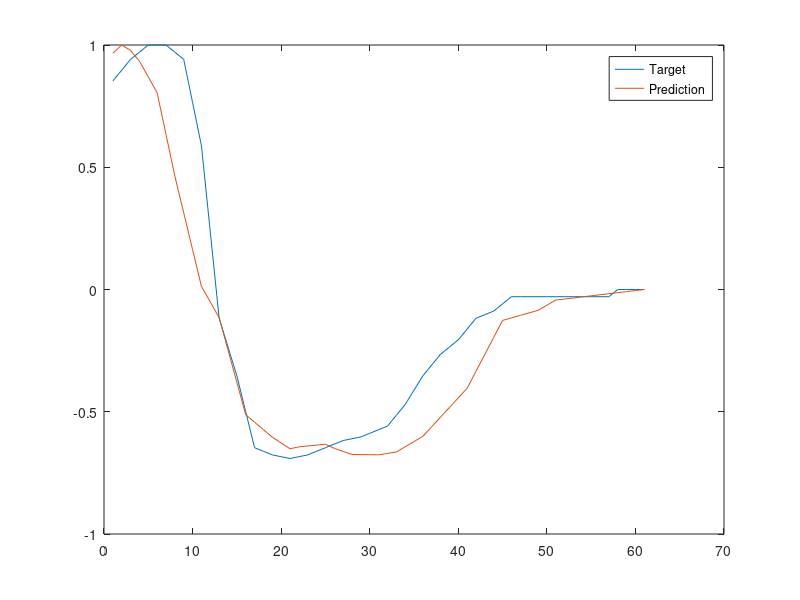

This chart was generated by the following MATLAB code:
%%File name: CircularDichroism.m
%%Author: Quintin T. Davis
%%Data extraction, verification, quality control: Lauren R. Johnson
%%completed as part of MOLB 4180, and submitted as part of a report on circular
%%dichroism for BE 4820, University of Wyoming
%%Description: Data come from MOLB 4180 proteins laboratory course

%%Version 1.0 simply added weighted components and user judgement
%%ascertained best fit
%%Version 1.1 added a calculation for mean square error, and optimized 
%%  by reiteration for a minimal MSE error
%%Version 1.3 added an algorithm to automatically extrapolate the data
%%for reference spectra, and commenting was improved.
%Revised 4/24/2010
%Revised 4/30/2010
%Revised 5/2/2012
clear all;
%creates a vector for x-axis, wavelength of light (nm)
lemp = [190,191,192.5,195,197,200,202,205,208,210,211,214,215,217,220,222,225,230,234,238,240,250]; %Greenfield and Fasman Data
lones = (190:1:250); %to match resolution (1 nm increments) from class data
%%Secondary structure standards created by visual observation of handout and normalized.%%
bShet1 = [22400,25300,30000,31900,30000,24300,19300,5700,-4700,-10800,-12100,-16400,-17900,-18400,-15700,-13800,-11400,-6400,3600,-1400,700,0];
aHelix1 = [74800,76900,73300,64300,44300,14300,0,-25000,-32600,-32400,-32100,-31000,-31400,-33100,-35300,-35700,-32400,-21900,-11400,-4300,-3300,0];
coil1 = [-32200,-34700,-37500,-41000,-41900,-36400,-25600,-14500,-3400,-1400,0,3500,4100,4600,4400,3900,2700,800,0,-140,-150,0];
%above data from Fasman and Greenfield 1969

%counters for empirical index (k) and by ones (c)
c = 1;
k = 1;
%this loop extrapolates between data obtained from Greenfield et al [2].to generate full dataset
while c < length(lones)
    if lones(c) == lemp(k)
        aHelix(c) = aHelix1(k);
        bShet(c) = bShet1(k);
        coil(c) = coil1(k);
        c = c+1;
    else
        while lones(c) < lemp(k)
               aHelix(c) = (((lemp(k)-lemp(k-1)) - (lemp(k)-lones(c)))/ (lemp(k)-lemp(k-1))) * (aHelix1(k)-aHelix1(k-1)) + aHelix1(k-1);
               bShet(c) = (((lemp(k)-lemp(k-1)) - (lemp(k)-lones(c)))/ (lemp(k)-lemp(k-1))) * (bShet1(k)-bShet1(k-1)) + bShet1(k-1);
               coil(c) = (((lemp(k)-lemp(k-1)) - (lemp(k)-lones(c)))/ (lemp(k)-lemp(k-1))) * (coil1(k)-coil1(k-1)) + coil1(k-1);
               c = c+1;
        end
    end
    k = k+1;
end
aHelix(c) = 0;
bShet(c) = 0;
coil(c) = 0;
alpha = aHelix / max(abs(aHelix));
beta = bShet / max(abs(aHelix)); %normalize all values to the greatestmagnitude of alpha Helix signal
coill = coil / max(abs(aHelix));
%%The BSA sample data was constructed from a graph (no numerical data was given by instructor) by visual
%%observation and also normalized.The spectra from all 3 sample conditions can be solved for by uncommenting the 
%%desired 'BSASpecTest' variable below.
%BSASpecTest = [10 13.75 17.5 18.5 19.5 19.75 20.0 17.5 15 10.5 6 1 -4 -6.5 -9.75 -12.5 -15 -16.25 -17.5 -17.75 -18.0 -17.5 -17.0 -16.5 -16.0 -15.9 -15.8 -15.4 -15.0 -14.5 -14.0 -13.5 -13.0 -12.5 -12 -10 -8 -7 -6.3 -5.1 -4.0 -3.1 -2.2 -1.9 -1.6 -1.3 -1 -0.9 -0.8 -0.65 -0.5 -.375 -0.25 -.18 -0.13 -0.09 -.05 0 0 0 0];
%the above is for the BSA in TFE
%BSASpecTest = [10 11.75 13.5 14.5 15.5 15.25 15 14.25 12.5 10.75 9 7.25 6.5 3.25 0 -2.5 -5 -7 -9 -9.7 -10.4 -10.375 -10.35 -10.2 -10.05 -10.025 -10 -9.6 -9.2 -9.1 -9 -8.6 -8.2 -7.6 -7 -6.5 -6 -5 -4.0 -3.875 -3.75 -2.9 -2.05 -2.025 -2 -1.9 -1.8 -1.775 -1.75 -1.74 -1.73 -1.715 -1.7 -1.7 -1.7 -1.7 -1.7 -1.7 0 0 0];
%the above is the hot BSA spectrum (80 degrees)
BSASpecTest = [14.5 15.25 16 16.5 17 17 17 16.5 16 13 10 4 -2 -4 -6 -8.5 -11 -11.25 -11.5 -11.625 -11.75 -11.625 -11.5 -11.25 -11 -10.75 -10.5 -10.375 -10.25 -10 -9.75 -9.5 -8.75 -8 -7 -6 -5.25 -4.5 -4 -3.5 -2.75 -2 -1.75 -1.5 -1 -.5 -.5 -.5 -.5 -.5 -.5 -.5 -.5 -.5 -.5 -.5 -.5 0 0 0 0 ];
%above data is from BSA w/o TFE @ room temp.
BSASpec = BSASpecTest / max(BSASpecTest); % normalize
user = 'y'; %y/n to continue is used later
tolerance = input('Enter the highest desired mean square error');
iter = input('Enter the number of algorithm iterations desired');
SqE = (10000); %throwaway SqE set unreasonably high to start
%Weights are equal to start with at 33%. These correspond to each secondary structures contribution to the CD spectrum
awtemp = 1/3;
bwtemp = 1/3;
cwtemp = 1/3;
i = 0; %iteration counter

%RandStream.setDefaultStream(RandStream('mt19937ar','seed',sum(100*clock))); %initialize Mersenne twister pseudo-random number gen.

while user == 'y' & i < iter
%%random weight generated for each type of secondary structure. total
%%weight stored to determine percentage later. 20% randomized each time, best weights retained.%%
    awt = 0.8 * awtemp + .2 * rand ;
    bwt = 0.8 * bwtemp + .2 * rand ;
    cwt = 0.8 * cwtemp + .2 * rand ;
    Test = awt * alpha + bwt * beta + cwt * coill;
    Test = Test / max(abs(Test));
    k = 1; %counter for computing square error
    SqETemp = 0; %This will be used as an accumulator, so is set to zero to begin.
    while k < 62
        SqETemp = SqETemp + (BSASpec(k) - Test(k))^2;
        k = k + 1;
    end
    if SqETemp < SqE,
        SqE = SqETemp;
        awtemp = awt;
        bwtemp = bwt;
        cwtemp = cwt;
    end
    MSqE = SqE/length(lones); %divide by number of datapoints to get average
    if MSqE < tolerance %ask user if they want to continue once threshold MSE is reached.
        disp('current best mean square error is'), disp(MSqE)
        disp('current tolerance is '), disp(tolerance)
        user = input('continue y/n?','s');
        if user == 'y'
            tolerance = input('Enter new value for MSE tolerance');
        end
    end

    i = i + 1; %increment iteration counter
end
plot(1:length(BSASpec), BSASpec, 1:length(Test), Test)
legend("Target", "Prediction")
print -djpg temp_image.jpg
%Display the results of the algorithm as % contribution of each type of structure, then plot the result for visual
%verification. 
tot = awtemp + bwtemp + cwtemp;
Test = awtemp * alpha + bwtemp * beta + cwtemp * coill;
Test = Test / max(abs(Test));
plot(lones,BSASpec,'b-',lones,BSASpec,'go',lones,Test,'r-',lones,Test,'gx');
xlabel('wavelength (nm)');
ylabel('normalized magnitude');
title('BSA Spectrum (o) and simulated CD results (x)')
sprintf('The best match for secondary structure contributions to the sample CD spectra, achieved in ',iter,' iterations or within user defined mean square error tolerance is ')
disp('alpha helix contribution %:');disp(100*awtemp/tot);
disp('beta sheet contribution %:'); disp(100*bwtemp/tot);
disp('random coil contribution %:');disp(100*cwtemp/tot);
disp('the mean square error for the result of this composition is');disp(MSqE)
